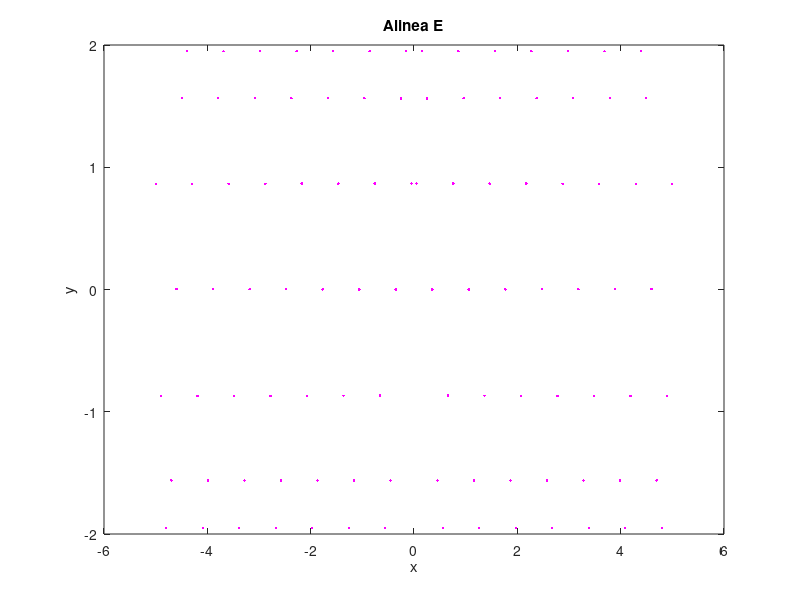

MATLAB code for this plot:
%???

T = 1 / 25
x1 = linspace(-5, 5);
x2 = linspace(-5, 5);
y = 2 * sin(2* pi * sqrt(x1.^2 + x2.^2));

plot(x1, y, 'm.');

title('Alinea E');
xlabel('x');
ylabel('y');
